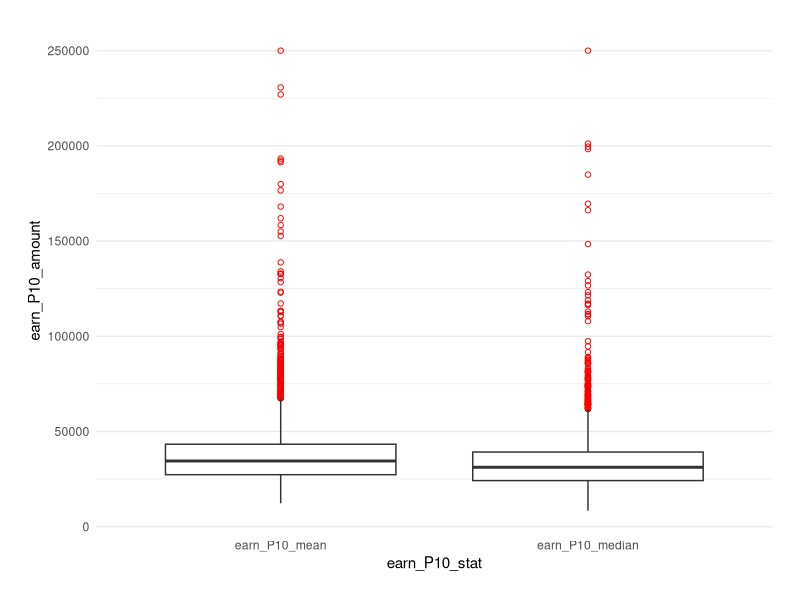
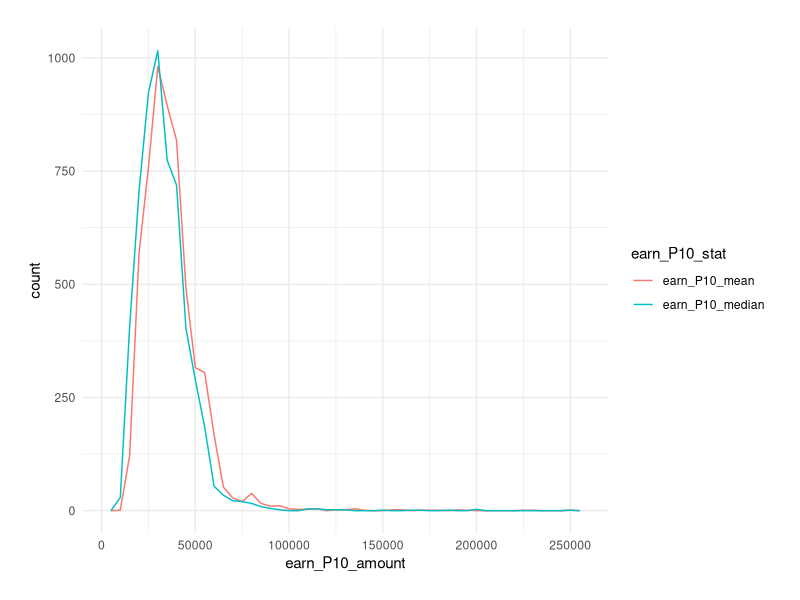
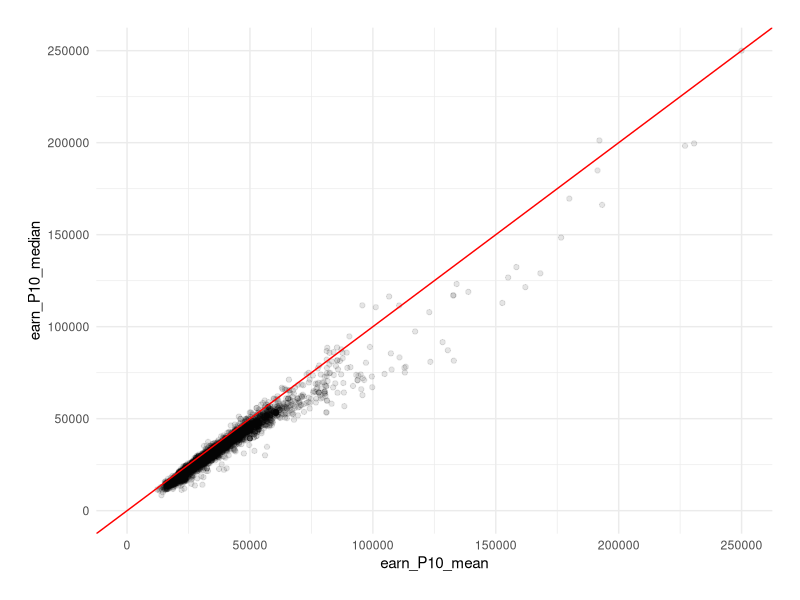
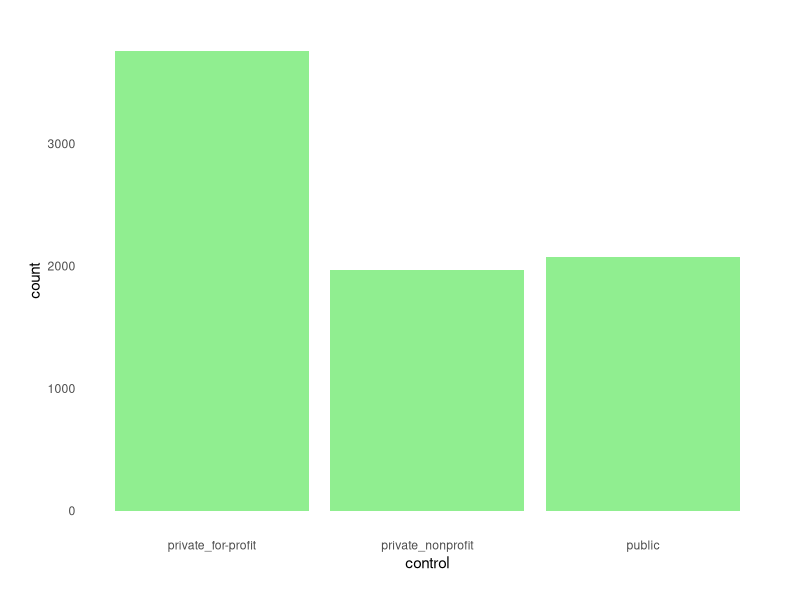
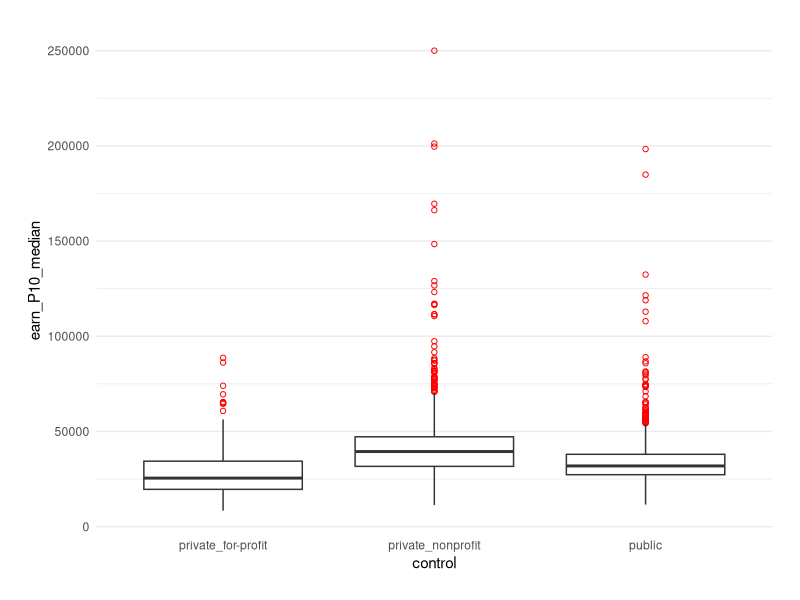

Here is the R script that generated these plots, in order: (Note: this script raises an error after producing the figures.)


## @knitr prelim

# Load packages
suppressWarnings(library(tidyr))
suppressWarnings(library(dplyr))
suppressWarnings(library(ggplot2))

# Set the theme for plotting
theme_set(theme_bw())
base_theme <- theme(plot.margin = unit(c(20, 20, 20, 20), "points"),
                    panel.margin = unit(c(15, 15, 15, 15), "points"),
                    panel.border = element_blank(),
                    strip.background = element_blank(),
                    strip.text = element_text(size = 15),
                    legend.key = element_blank(),
                    axis.ticks = element_blank())

# Load data
scorecard <- read.csv("./scorecard_clean.csv")
scorecard <- tbl_df(scorecard)

# Set levels for categorical variables
scorecard$control <- factor(scorecard$control, levels = c("private_for-profit", "private_nonprofit", "public"))
scorecard$degree <- factor(scorecard$degree, levels = c("certificate", "associate", "bachelor", "graduate"))

## Derive a new variable "region" from "state"
## Classification adapted from Census Bureau divisions
scorecard$region <- c()
lst_region <- list(
  "Northeast" = c("CT", "MA", "ME", "NH", "NJ", "NY", "PA", "RI", "VT"),
  "Midwest" = c("IA", "IL", "IN", "KS", "MI", "MN", "MO", "ND", "NE", "OH", "SD", "WI"),
  "South" = c("AL", "AR", "DC", "DE", "FL", "GA", "KY", "LA", "MD", "MS", "NC", "OK", "SC", "TN", "TX", "VA", "WV"),
  "West" = c("AZ", "CA", "CO", "ID", "MT", "NM", "NV", "OR", "UT", "WA", "WY"),
  "Noncontiguous" = c("AK", "AL", "AS", "FM", "GU", "HI", "MH", "MP", "PR", "PW", "VI")
)
for(key in names(lst_region)) {
  scorecard$region[scorecard$state %in% lst_region[[key]]] <- key
}
scorecard$region <- factor(scorecard$region, levels = names(lst_region))



## @knitr functions

# Function that produces box plots of the median postgraduate earnings for different levels of a category
box_PGE <- function(scorecard_data, cat_var, view_range = NULL) {
  
  plot <- ggplot(scorecard_data %>%
                   filter(!is.na(earn_P10_median) & !is.na(scorecard_data[[cat_var]])), 
                 aes(x = eval(parse(text = cat_var)), y = earn_P10_median)) +
    geom_boxplot(outlier.colour = "red", outlier.shape = 1) +
    coord_cartesian(ylim = view_range) +
    labs(x = cat_var) +
    base_theme +
    theme(panel.grid.major.x = element_blank(),
          panel.grid.minor.x = element_blank())
  
  return(plot)
}

# Function that plots histograms of the median postgraduate earnings for different levels of a category
hist_facet_PGE <- function(scorecard_data, cat_var, view_range = NULL, binwidth = 5000) {
  
  group_mdns <- scorecard_data %>%
    filter(!is.na(scorecard_data[[cat_var]])) %>%
    group_by_(cat_var) %>%
    summarise(mdn_PGE = median(earn_P10_median, na.rm = TRUE))
  
  group_mdns_df <- data.frame(cat_var = levels(scorecard_data[[cat_var]]), mdn_PGE = group_mdns[["mdn_PGE"]])
  
  plot <- ggplot(scorecard_data %>%
                   filter(!is.na(earn_P10_median) & !is.na(scorecard_data[[cat_var]])), 
                 aes(x = earn_P10_median)) +
    geom_histogram(binwidth = binwidth, fill = "navajowhite", col = "white") +
    geom_vline(aes(xintercept = mdn_PGE), data = group_mdns, col = "blue", size = 1) +
    coord_cartesian(xlim = view_range) +
    facet_wrap(as.formula(paste("~", cat_var)), ncol = 1, scales = "free_y") +
    base_theme
  
  return(plot)
}

# Function that plots frequency polygons of the median postgraduate earnings for different levels of a category
hist_density_PGE <- function(scorecard_data, cat_var, view_range = NULL, binwidth = 5000) {
  
  plot <- ggplot(scorecard_data %>%
                   filter(!is.na(earn_P10_median) & !is.na(scorecard_data[[cat_var]])), 
                 aes(x = earn_P10_median, col = eval(parse(text = cat_var)))) +
    geom_freqpoly(aes(y = ..density..), binwidth = binwidth) +
    coord_cartesian(xlim = view_range) +
    labs(col = cat_var) +
    base_theme +
    theme(axis.text.y = element_blank())
  
  return(plot)
}

bar_2cat <- function(scorecard_data, x_cat, fill_cat, position_type = "stack") {
  
  plot <- ggplot(scorecard_data %>%
                   filter(!is.na(scorecard_data[[x_cat]]) & !is.na(scorecard_data[[fill_cat]])), 
                 aes(x = eval(parse(text = x_cat)), fill = eval(parse(text = fill_cat)))) +
    geom_bar(position = position_type) +
    labs(x = x_cat, fill = fill_cat) +
    base_theme +
    theme(panel.grid.major.x = element_blank(),
          panel.grid.minor.x = element_blank())
  
  return(plot)
}

bar_2cat_mdn_PGE <- function(scorecard_data, x_cat, fill_cat) {
  
  plot <- ggplot(scorecard_data %>%
                   filter(!is.na(earn_P10_median) & 
                            !is.na(scorecard_data[[x_cat]]) & 
                            !is.na(scorecard_data[[fill_cat]])) %>%
                   group_by_(x_cat, fill_cat) %>%
                   summarise(mdn_PGE = median(earn_P10_median, na.rm = TRUE)), 
                 aes(x = eval(parse(text = x_cat)), y = mdn_PGE, 
                     fill = eval(parse(text = fill_cat)))) +
    geom_bar(stat = "identity", position = "dodge") +
    labs(x = x_cat, fill = fill_cat) +
    base_theme +
    theme(panel.grid.major.x = element_blank(),
          panel.grid.minor.x = element_blank())
  
  return(plot)
}

# Function that produces scatter plots and can color-code different levels of a category
scatter_plot <- function(scorecard_data, var_cont_y, var_cont_x, var_cat, view_range = NULL) {
  
  if(missing(var_cat)) {
    plot <- ggplot(scorecard_data %>%
                     filter(!is.na(scorecard_data[[var_cont_y]]) & 
                            !is.na(scorecard_data[[var_cont_x]])), 
                   aes(y = eval(parse(text = var_cont_y)), 
                       x = eval(parse(text = var_cont_x)))) +
      geom_point(alpha = 1/10, position = position_jitter(h = 0)) +
      coord_cartesian(ylim = view_range) +
      base_theme +
      labs(y = var_cont_y, x = var_cont_x)
  } else {
    plot <- ggplot(scorecard_data %>%
                     filter(!is.na(scorecard_data[[var_cont_y]]) & 
                            !is.na(scorecard_data[[var_cont_x]]) & 
                            !is.na(scorecard_data[[var_cat]])), 
                   aes(y = eval(parse(text = var_cont_y)), 
                       x = eval(parse(text = var_cont_x)), 
                       col = eval(parse(text = var_cat)))) +
      geom_point(alpha = 1/10, position = position_jitter(h = 0)) +
      coord_cartesian(ylim = view_range) +
      base_theme +
      labs(y = var_cont_y, x = var_cont_x, col = var_cat)
  }
  
  return(plot)
}

# Function that fits simple linear models and outputs brief summary statistics
brief_slr <- function(data, var_outcome, vec_predictors) {
  
  # Initiate vectors to store info
  vec_slope <- vector()
  vec_SE <- vector()
  vec_t <- vector()
  vec_sig <- vector()
  vec_adjr2 <- vector()
  
  # Fit linear models and extract info
  for(predictor in vec_predictors) {
    lm_tmp <- lm(eval(parse(text = var_outcome)) ~ eval(parse(text = predictor)), data = data, na.action = "na.omit")
    lm_tmp_summary <- summary(lm_tmp)
    vec_slope <- append(vec_slope, lm_tmp_summary$coefficients[2, 1])
    vec_SE <- append(vec_SE, lm_tmp_summary$coefficients[2, 2])
    vec_t <- append(vec_t, lm_tmp_summary$coefficients[2, 3])
    vec_sig <- append(vec_sig, lm_tmp_summary$coefficients[2, 4])
    vec_adjr2 <- append(vec_adjr2, lm_tmp_summary$adj.r.squared)
  }
  
  # Arrange and return output
  output <- data.frame(slr_outcome = rep(var_outcome, length(vec_predictors)),
                       slr_predictor = vec_predictors,
                       slope_estimate = vec_slope,
                       std_error = vec_SE,
                       t_value = vec_t,
                       two_tail_sig = vec_sig,
                       adj_r2 = vec_adjr2)
  return(output)
}



## @knitr PGE_stat

# Get a brief statistical summary
apply(scorecard[,c("earn_P10_mean", "earn_P10_median")], 2, summary)

# Distribution of Postgraduate Earnings: Mean vs. Median - Box Plot
ggplot(scorecard %>%
         filter(!is.na(earn_P10_median) & !is.na(earn_P10_mean)) %>%
         gather(earn_P10_stat, earn_P10_amount, earn_P10_median:earn_P10_mean), 
       aes(x = earn_P10_stat, y = earn_P10_amount)) +
  geom_boxplot(outlier.colour = "red", outlier.shape = 1) +
  base_theme +
  theme(panel.grid.major.x = element_blank(),
        panel.grid.minor.x = element_blank())

# Distribution of Postgraduate Earnings: Mean vs. Median - Frequency Polygon
ggplot(scorecard %>%
         filter(!is.na(earn_P10_median) & !is.na(earn_P10_mean)) %>%
         gather(earn_P10_stat, earn_P10_amount, earn_P10_median:earn_P10_mean), 
       aes(x = earn_P10_amount, col = earn_P10_stat)) +
  geom_freqpoly(binwidth = 5000) +
  scale_x_continuous(breaks = seq(0, 250000, 50000)) +
  base_theme

# Mean vs. Median Postgraduate Earnings
ggplot(scorecard %>%
         filter(!is.na(earn_P10_median) & !is.na(earn_P10_mean)),
       aes(x = earn_P10_mean, y = earn_P10_median)) +
  geom_point(alpha = 1/10, position = position_jitter(h = 0)) +
  coord_cartesian(xlim = c(0, 250000), ylim = c(0, 250000)) +
  geom_abline(slope = 1, colour = "red") +
  base_theme



## @knitr outliers

# Subset outliers
grad_earn_GT100K <- scorecard %>%
  filter(earn_P10_median > 100000) %>%
  arrange(desc(earn_P10_median))

# Print some of their info
grad_earn_GT100K %>%
  select(inst_name, earn_P10_median, control, degree, region) %>%
  print(n = nrow(grad_earn_GT100K))



## @knitr bar_control

# Distribution of Different Control Types
ggplot(scorecard, aes(x = control)) +
  geom_bar(fill = "lightgreen") +
  base_theme +
  theme(panel.grid = element_blank())



## @knitr PGE_control

# Distribution of Postgraduate Earnings by Control Type: Box Plot
box_PGE(scorecard, "control")

# Distribution of Postgraduate Earnings by Control Type: Histogram
hist_facet_PGE(scorecard, "control", view_range = c(0, 100000))

# Distribution of Postgraduate Earnings by Control Type: Frequency Polygon
hist_density_PGE(scorecard, "control", view_range = c(0, 100000))



## @knitr bar_degree

# Distribution of Primary Degree Types
ggplot(scorecard, aes(x = degree)) +
  geom_bar(fill = "lightgreen") +
  base_theme +
  theme(panel.grid = element_blank())



## @knitr PGE_degree

# Distribution of Postgraduate Earnings by Degree Type: Box Plot
box_PGE(scorecard, "degree")

# Distribution of Postgraduate Earnings by Degree Type: Histogram
hist_facet_PGE(scorecard, "degree", view_range = c(0, 100000))

# Distribution of Postgraduate Earnings by Degree Type: Frequency Polygon
hist_density_PGE(scorecard, "degree", view_range = c(0, 100000))



## @knitr bar_region

# Regional Distribution
ggplot(scorecard, aes(x = region)) +
  geom_bar(fill = "lightgreen") +
  base_theme +
  theme(panel.grid = element_blank())



## @knitr PGE_region

# Distribution of Postgraduate Earnings by Region: Box Plot
box_PGE(scorecard, "region")

# Distribution of Postgraduate Earnings by Region: Histogram
hist_facet_PGE(scorecard, "region", view_range = c(0, 100000))

# Distribution of Postgraduate Earnings by Region: Frequency Polygon
hist_density_PGE(scorecard, "region", view_range = c(0, 100000))



## @knitr distribution_degree

# Distribution of Degree Types by Control Type
bar_2cat(filter(scorecard, !is.na(earn_P10_median)), "control", "degree", "fill") +
  theme(panel.grid = element_blank())

# Distribution of Degree Types by Region
bar_2cat(filter(scorecard, !is.na(earn_P10_median)), "region", "degree", "fill") +
  theme(panel.grid = element_blank())



## @knitr PGE_control_adjDegree

# Distribution of Postgraduate Earnings by Control Type, Adjusting for Degree Type
hist_density_PGE(filter(scorecard, !is.na(degree)), "control", view_range = c(0, 100000)) +
  facet_wrap(~ degree, ncol = 1)

# Median Postgraduate Earnings by Control Type, Adjusting for Degree Type
bar_2cat_mdn_PGE(scorecard, "degree", "control")



## @knitr PGE_region_adjDegree

# Distribution of Postgraduate Earnings by Region, Adjusting for Degree Type
hist_density_PGE(filter(scorecard, !is.na(degree)), "region", view_range = c(0, 100000)) +
  facet_wrap(~ degree, scales = "free_y", ncol = 1)

# Median Postgraduate Earnings by Region, Adjusting for Degree Type
bar_2cat_mdn_PGE(scorecard, "degree", "region")



## @knitr PGE_degree_adjControl

# Distribution of Postgraduate Earnings by Degree Type, Adjusting for Control Type
hist_density_PGE(filter(scorecard, !is.na(control)), "degree", view_range = c(0, 100000)) +
facet_wrap(~ control, ncol = 1)

# Median Postgraduate Earnings by Degree Type, Adjusting for Control Type
bar_2cat_mdn_PGE(scorecard, "control", "degree")



## @knitr PGE_degree_adjRegion

# Distribution of Postgraduate Earnings by Degree Type, Adjusting for Region
hist_density_PGE(filter(scorecard, !is.na(region)), "degree", view_range = c(0, 100000)) +
  facet_wrap(~ region, scales = "free_y", ncol = 1)

# Median Postgraduate Earnings by Degree Type, Adjusting for Region
bar_2cat_mdn_PGE(scorecard, "region", "degree")



## @knitr bar_medical

# Create a new variable for medical specialization based on institution names
scorecard <- scorecard %>%
  mutate(focus_medicine = ifelse(grepl("Medic", inst_name) | grepl("Pharm", inst_name) | grepl("Health", inst_name), "yes", "no"))

# Distribution of medical vs. non-medical institutions
ggplot(scorecard, aes(x = focus_medicine)) +
  geom_bar(fill = "lightgreen") +
  base_theme +
  theme(panel.grid = element_blank())



## @knitr PGE_medical

# Distribution of Postgraduate Earnings by Specialization in Medicine
hist_density_PGE(scorecard, "focus_medicine") +
  geom_vline(xintercept = 100000, col = "blue", linetype = 2)



## @knitr PGE_medical_adjDegree

# Distribution of Postgraduate Earnings by Specialization in Medicine, Adjusting for Degree Type
hist_density_PGE(filter(scorecard, !is.na(degree)), "focus_medicine") +
  facet_wrap(~ degree, scales = "free_y", ncol = 1)



## @knitr PGE_gender

# Male vs. Female Postgraduate Earnings
ggplot(scorecard %>%
         filter(!is.na(earn_P10_mean_male) & !is.na(earn_P10_mean_female)), 
       aes(x = earn_P10_mean_male, y = earn_P10_mean_female)) +
  geom_point(alpha = 1/10, position = position_jitter(h = 0)) +
  geom_abline(slope = 1, colour = "red") +
  base_theme

# Gender Difference in Postgraduate Earnings
ggplot(scorecard %>%
         filter(!is.na(earn_P10_mean_male) & !is.na(earn_P10_mean_female) & 
                earn_P10_mean_male != earn_P10_mean_female) %>%
         mutate(PGE_gender_diff = earn_P10_mean_female - earn_P10_mean_male, 
                PGE_greater_gender = ifelse(PGE_gender_diff > 0, "female", "male")) %>%
         mutate(PGE_gender_diff = abs(PGE_gender_diff)), 
       aes(x = PGE_gender_diff, fill = PGE_greater_gender)) +
  geom_histogram(binwidth = 500, position = "fill") +
  base_theme +
  theme(panel.grid = element_blank())



## @knitr PGE_gender_ttest

scorecard %>%
  filter(!is.na(earn_P10_mean_male) & !is.na(earn_P10_mean_female)) %>%
  mutate(earn_P10_mean_genderDiff = earn_P10_mean_male - earn_P10_mean_female) %>%
  select(earn_P10_mean_male, earn_P10_mean_female, earn_P10_mean_genderDiff) %>%
  summary()

ggplot(scorecard %>%
         filter(!is.na(earn_P10_mean_male) & !is.na(earn_P10_mean_female)) %>%
         mutate(earn_P10_mean_genderDiff = earn_P10_mean_male - earn_P10_mean_female), 
       aes(x = earn_P10_mean_genderDiff)) +
  geom_histogram(binwidth = 1000, col = "white", fill = "lightsalmon") +
  base_theme

t.test(scorecard$earn_P10_mean_male,
       scorecard$earn_P10_mean_female,
       conf.level = 0.95,
       paired = TRUE)



## @knitr PGE_male

# Derive a new variable for male proportion
scorecard <- scorecard %>%
  mutate(male_prop = 1 - female_prop)  # Assume comparatively little presence of LGBTQ students

# Postgraduate Earnings vs. Male Proportion
scatter_plot(scorecard, "earn_P10_median", "male_prop")



## @knitr PGE_male_degree

# Postgraduate Earnings vs. Male Proportion by Degree Type
scatter_plot(scorecard, "earn_P10_median", "male_prop", "degree")



## @knitr PGE_male_degree_zoomed

# Postgraduate Earnings vs. Male Proportion by Degree Type: Zoomed
scatter_plot(scorecard, "earn_P10_median", "male_prop", "degree", view_range = c(0, 75000))



## @knitr male_degree

# Male Proportion by Degree Type
ggplot(scorecard %>%
         filter(!is.na(degree) & !is.na(male_prop)),
       aes(x = male_prop, y = degree)) +
  geom_jitter(alpha = 1/5) +
  base_theme +
  theme(panel.grid = element_blank())



## @knitr PGE_male_adjDegree

# Postgraduate Earnings vs. Male Proportion, Adjusting for Degree Type
scatter_plot(scorecard %>%
               filter(!is.na(degree)), 
             "earn_P10_median", "male_prop") +
  facet_wrap(~ degree, scales = "free_y")



## @knitr PGE_race

# Postgraduate Earnings vs. Racial Proportion
scatter_plot(scorecard %>%
               filter(degree == "bachelor") %>%
               gather(UGDS_race, UGDS_prop, UGDS_white:UGDS_NA), 
             "earn_P10_median", "UGDS_prop") +
  facet_wrap(~ UGDS_race, scales = "free_x")



## @knitr PGE_famIncm

# Postgraduate Earnings vs. Family Income
scatter_plot(scorecard, "earn_P10_median", "fam_income_median")



## @knitr PGE_famIncm_adjDegree

# Postgraduate Earnings vs. Family Income by Degree Type
scatter_plot(scorecard, "earn_P10_median", "fam_income_median", "degree")

# Postgraduate Earnings vs. Family Income, Adjusting for Degree Type
scatter_plot(scorecard %>%
               filter(!is.na(degree)), 
             "earn_P10_median", "fam_income_median") +
  facet_wrap(~ degree, scales = "free")



## @knitr PGE_cost

# Postgraduate Earnings vs. Cost of Attendance
scatter_plot(scorecard, "earn_P10_median", "avg_net_cost")



## @knitr PGE_cost_degree

# Postgraduate Earnings vs. Cost of Attendance by Degree Type
scatter_plot(scorecard, "earn_P10_median", "avg_net_cost", "degree")



## @knitr PGE_cost_adjDegree

# Postgraduate Earnings vs. Cost of Attendance, Adjusting for Degree Type
scatter_plot(scorecard %>%
               filter(!is.na(degree)), 
             "earn_P10_median", "avg_net_cost") +
  facet_wrap(~ degree, scales = "free", nrow = 2)



## @knitr PGE_cost_anomaly

# Print some info of unusual data points
scorecard %>%
  filter(avg_net_cost < 0) %>%
  select(inst_name, control, degree, earn_P10_median, avg_net_cost) %>%
  arrange(desc(earn_P10_median))



## @knitr PGE_debt

# Postgraduate Earnings vs. Student Debt
scatter_plot(scorecard, "earn_P10_median", "grad_debt_median")



## @knitr PGE_debt_degree

# Postgraduate Earnings vs. Student Debt by Degree Type
scatter_plot(scorecard, "earn_P10_median", "grad_debt_median", "degree")



## @knitr PGE_debt_adjDegree

# Postgraduate Earnings vs. Student Debt, Adjusting for Degree Type
scatter_plot(scorecard %>%
               filter(!is.na(degree)), 
             "earn_P10_median", "grad_debt_median") +
  facet_wrap(~ degree, scales = "free")



## @knitr finalPlot1

box_PGE(scorecard, "degree") +
  labs(x = "Primary Degree Type", y = "Median Income, 10 Years After Graduation",
       title = "Postgraduate Financial Success by Institution's Primary Degree Type")



## @knitr finalPlot2

hist_density_PGE(scorecard, "control", view_range = c(0, 100000)) +
  labs(x = "Median Income, 10 Years After Graduation", y = "Proportion",
       title = "Postgraduate Financial Success by Institution's Control Type") +
  theme(axis.text.x = element_text(size = 8))

hist_density_PGE(filter(scorecard, !is.na(degree)), "control", view_range = c(0, 100000)) +
  facet_wrap(~ degree, ncol = 1) +
  labs(x = "Median Income, 10 Years After Graduation", y = "Proportion",
       title = "Adjusting for Primary Degree Type") +
  theme(axis.text.x = element_text(size = 8),
        strip.text = element_text(color = "dimgrey"))



## @knitr finalPlot3

scatter_plot(scorecard, "earn_P10_median", "male_prop") +
  labs(x = "Male Proportion", y = "Median Income, 10 Years After Graduation",
       title = "Postgraduate Earnings vs. Male Proportion")

scatter_plot(scorecard %>%
               filter(!is.na(degree)), 
             "earn_P10_median", "male_prop") +
  facet_wrap(~ degree, scales = "free_y") +
  labs(x = "Male Proportion", y = "Median Income, 10 Years After Graduation",
       title = "Adjusting for Primary Degree Type") +
  theme(axis.text.x = element_text(size = 8),
        axis.text.y = element_text(size = 8),
        strip.text = element_text(color = "dimgrey"))
